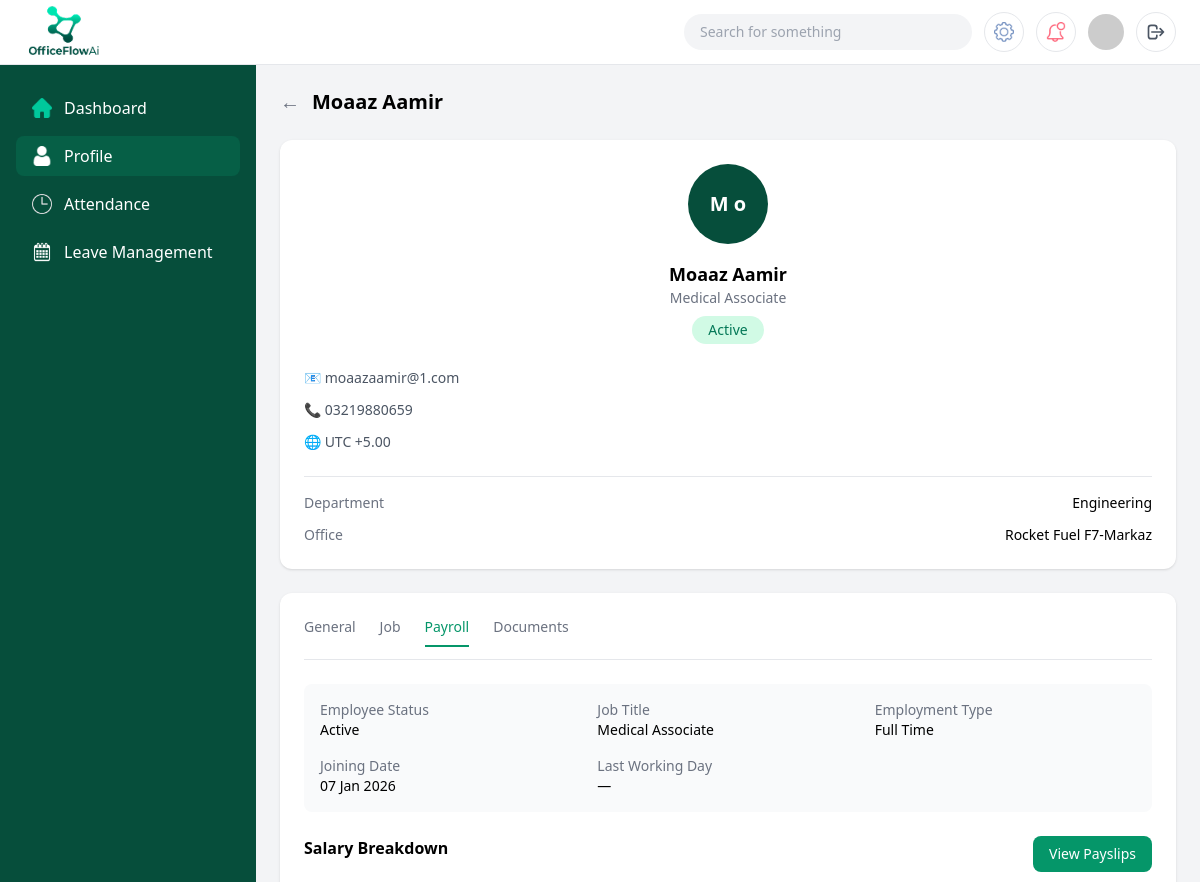
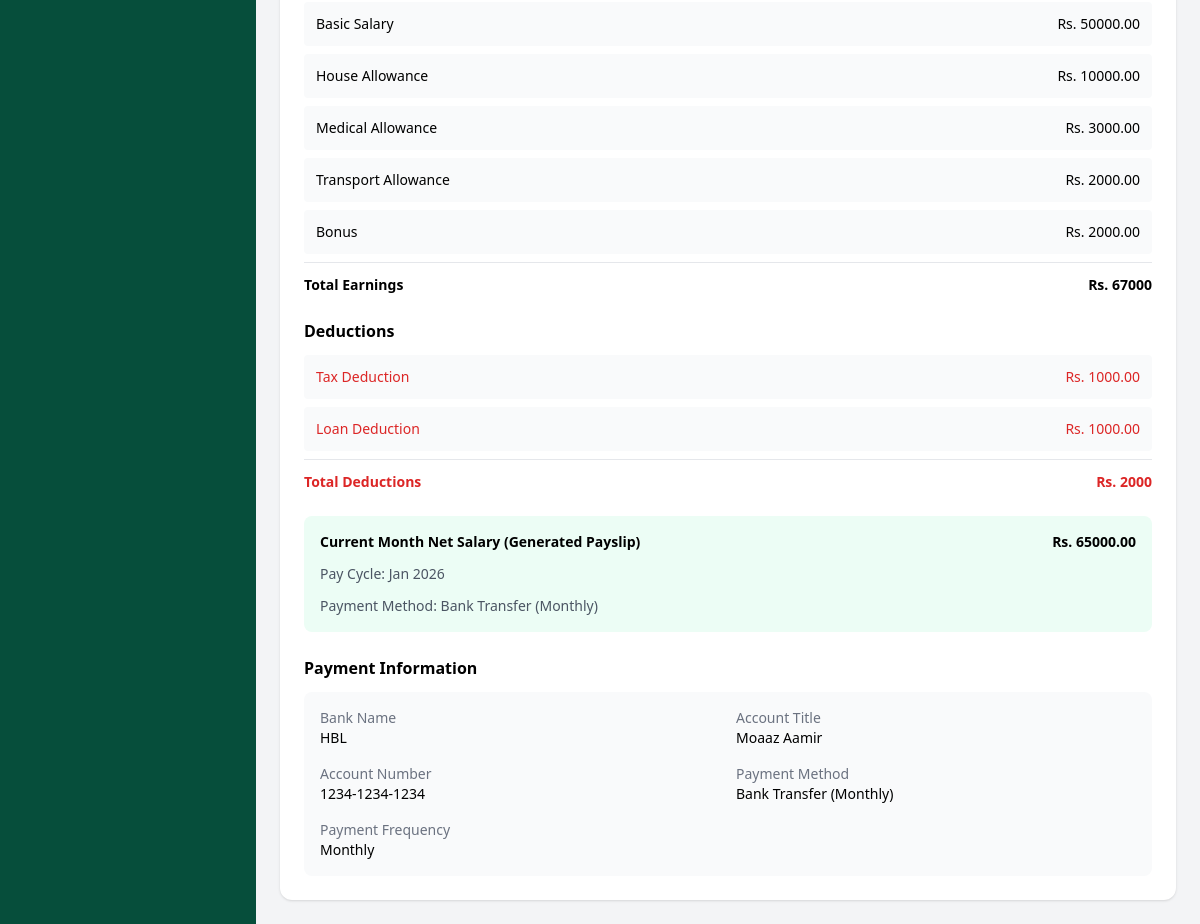
/employees/EMP-008/payroll/ (signed in), run on the app's committed database (2 pictures, top to bottom).
### core/models.py (models this page shows)
class EmployeeProfile(models.Model):
    user = models.OneToOneField(User, on_delete=models.CASCADE)
    employee_id = models.CharField(max_length=20, unique=True)
    department = models.CharField(
        max_length=30,
        choices=[
            ('ENGINEERING', 'Engineering'),
            ('PROCUREMENT', 'Procurement'),
            ('FINANCE', 'Finance'),
            ('CONSTRUCTION', 'Construction'),
            ('HSE', 'HSE'),
        ]
    )
    job_title = models.CharField(max_length=100)
    office = models.CharField(max_length=100, blank=True)
    employment_type = models.CharField(
        max_length=20,
        choices=[
            ('FULL_TIME', 'Full Time'),
            ('PART_TIME', 'Part Time'),
            ('CONTRACT', 'Contract'),
        ]
    )
    status = models.CharField(
        max_length=20,
        choices=[
            ('ACTIVE', 'Active'),
            ('INACTIVE', 'Inactive'),
            ('TERMINATED', 'Terminated'),
        ],
        default='ACTIVE'
    )
    join_date = models.DateField()
    exit_date = models.DateField(null=True, blank=True)
    created_at = models.DateTimeField(auto_now_add=True)

class EmployeePersonalInfo(models.Model):
    employee = models.OneToOneField(EmployeeProfile, on_delete=models.CASCADE)
    full_name = models.CharField(max_length=150)
    gender = models.CharField(
        max_length=10,
        choices=[('MALE','Male'), ('FEMALE','Female'), ('OTHER','Other')]
    )
    date_of_birth = models.DateField()
    marital_status = models.CharField(max_length=20)
    email = models.EmailField()
    phone_number = models.CharField(max_length=20)
    personal_id = models.CharField(max_length=50)  # CNIC / Passport
    emergency_contact = models.CharField(max_length=20)
    timezone = models.CharField(max_length=50, default='UTC+5')

class SalaryComponent(models.Model):
    COMPONENT_TYPE = [
        ('EARNING', 'Earning'),
        ('DEDUCTION', 'Deduction'),
    ]
    employee = models.ForeignKey(EmployeeProfile, on_delete=models.CASCADE)
    name = models.CharField(max_length=100)
    amount = models.DecimalField(max_digits=10, decimal_places=2)
    component_type = models.CharField(max_length=10, choices=COMPONENT_TYPE)

class Payroll(models.Model):
    employee = models.ForeignKey(EmployeeProfile, on_delete=models.CASCADE)
    period_start = models.DateField()
    period_end = models.DateField()
    total_earnings = models.DecimalField(max_digits=10, decimal_places=2)
    total_deductions = models.DecimalField(max_digits=10, decimal_places=2)
    net_salary = models.DecimalField(max_digits=10, decimal_places=2)
    payment_method = models.CharField(max_length=50)
    payment_date = models.DateField()
    created_at = models.DateTimeField(auto_now_add=True)

class BankDetail(models.Model):
    employee = models.OneToOneField(EmployeeProfile, on_delete=models.CASCADE)
    bank_name = models.CharField(max_length=100)
    account_title = models.CharField(max_length=100)
    account_number = models.CharField(max_length=50)
    iban = models.CharField(max_length=50)
    payment_frequency = models.CharField(
        max_length=20,
        choices=[('MONTHLY','Monthly'), ('WEEKLY','Weekly')]
    )

### core/views.py (the view)
def employee_payroll_view(request, employee_id):
    if not can_access_employee(request.user, employee_id):
        messages.error(request, "You don't have permission to access this page.")
        return redirect("login")
    employee = _get_employee_or_404(employee_id)
    earnings = SalaryComponent.objects.filter(employee=employee, component_type="EARNING")
    deductions = SalaryComponent.objects.filter(employee=employee, component_type="DEDUCTION")
    bank = getattr(employee, "bankdetail", None)
    _ensure_current_month_payroll(employee)
    payroll_history = Payroll.objects.filter(employee=employee).order_by("-payment_date")
    last_pay = payroll_history.first()
    from django.db.models import Sum
    earnings_total = earnings.aggregate(total=Sum("amount"))["total"] or 0
    deductions_total = deductions.aggregate(total=Sum("amount"))["total"] or 0
    calculated_net_salary = earnings_total - deductions_total
    context = {
        "employee": employee,
        "earnings": earnings,
        "deductions": deductions,
        "bank": bank,
        "payroll_history": payroll_history,
        "last_pay": last_pay,
        "earnings_total": earnings_total,
        "deductions_total": deductions_total,
        "calculated_net_salary": calculated_net_salary,
    }
    return render(request, "employeePages/employee3.html", context)

### core/templates/employeePages/employee3.html (shortened to what this page needs)
{% load static %}
<!DOCTYPE html>
<html lang="en">
  <head>
    <script src="https://cdn.tailwindcss.com"></script>
  </head>
  <body class="bg-gray-100">
    <header class="fixed top-0 left-0 right-0 z-50 bg-white border-b">
      <div class="flex items-center justify-between px-6 h-16">
        <img
          src="{% static 'assets/img/brand/OfficeFlowAi.png' %}"
          class="h-20 w-20"
          alt="OfficeFlowAi Logo"
        />
        <div class="flex items-center gap-3">
          <div
            class="hidden md:flex items-center bg-gray-100 rounded-full px-4 py-2 w-72"
          >
            <input
              type="text"
              placeholder="Search for something"
              class="bg-transparent outline-none text-sm w-full"
            />
          </div>
          <button
            class="w-10 h-10 flex items-center justify-center border rounded-full"
          >
            <img
              src="{% static 'assets/img/icons/common/settings 1.png' %}"
              class="w-5"
              alt="Settings"
            />
          </button>
          <button
            class="w-10 h-10 flex items-center justify-center border rounded-full"
          >
            <img
              src="{% static 'assets/img/icons/common/002-notification-1.png' %}"
              class="w-5"
              alt="Notifications"
            />
          </button>
          <img
            src="https://i.pravatar.cc/40"
            class="w-9 h-9 rounded-full"
            alt="User Avatar"
          />
          <a
            href="{% url 'logout' %}"
            class="w-10 h-10 border rounded-full flex items-center justify-center hover:bg-gray-100 text-gray-600"
            title="Logout"
          >
            <svg class="w-5 h-5" fill="none" stroke="currentColor" viewBox="0 0 24 24">
              <path stroke-linecap="round" stroke-linejoin="round" stroke-width="2" d="M17 16l4-4m0 0l-4-4m4 4H7m6 4v1a3 3 0 01-3 3H6a3 3 0 01-3-3V7a3 3 0 013-3h4a3 3 0 013 3v1"></path>
            </svg>
          </a>
        </div>
      </div>
    </header>
    <div class="flex pt-16">
      <aside
        class="hidden lg:block w-64 bg-emerald-900 min-h-screen fixed text-white"
      >
        <nav class="px-4 py-6 space-y-2">
          <a
            href="{% url 'employee_dashboard' employee.employee_id %}"
            class="flex items-center gap-3 px-4 py-2 rounded-lg hover:bg-emerald-800"
          >
            <img
              src="{% static 'assets/img/icons/common/home 2.png' %}"
              class="w-5"
              alt="Dashboard"
            />
            Dashboard
          </a>
          <a
            href="{% url 'employee_general' employee.employee_id %}"
            class="flex items-center gap-3 px-4 py-2 rounded-lg bg-emerald-800"
          >
            <img
              src="{% static 'assets/img/icons/common/user 3 1.png' %}"
              class="w-5"
              alt="Employees"
            />
            Profile
          </a>
          <a
            href="{% url 'employee_attendance' employee.employee_id %}"
            class="flex items-center gap-3 px-4 py-2 rounded-lg hover:bg-emerald-800"
          >
            <img
              src="{% static 'assets/img/icons/common/clock.png' %}"
              class="w-5 filter invert"
              alt="Attendance"
            />
            Attendance
          </a>
          <a
            href="{% url 'employee_leaves' employee.employee_id %}"
            class="flex items-center gap-3 px-4 py-2 rounded-lg hover:bg-emerald-800"
          >
            <img
              src="{% static 'assets/img/icons/common/calendar.png' %}"
              class="w-5"
              alt="Leave Management"
            />
            Leave Management
          </a>
        </nav>
      </aside>
      <main class="flex-1 lg:ml-64 p-6">
        <div class="flex items-center gap-3 mb-6">
          <button class="text-gray-500 text-xl" onclick="history.back()">
            &#8592;
          </button>
          <h1 class="text-xl font-semibold">
            {{ employee.employeepersonalinfo.full_name }}
          </h1>
        </div>
        <div class="grid grid-cols-1 xl:grid-cols-3 gap-6">
          <div class="bg-white rounded-xl shadow p-6 self-start">
            <div class="flex flex-col items-center text-center">
              <div
                class="w-20 h-20 rounded-full flex items-center justify-center text-xl font-semibold text-white mb-4"
                style="background-color: #064e3b"
              >
                {{ employee.employeepersonalinfo.full_name|slice:":1" }}
                {{employee.employeepersonalinfo.full_name|slice:"1:2" }}
              </div>
              <h2 class="font-semibold text-lg">
                {{ employee.employeepersonalinfo.full_name }}
              </h2>
              <p class="text-sm text-gray-500">{{ employee.job_title }}</p>
              <span
                class="mt-2 px-4 py-1 text-sm bg-emerald-100 text-emerald-700 rounded-full"
                >{{ employee.get_status_display }}</span
              >
            </div>
            <div class="mt-6 space-y-3 text-sm text-gray-600">
              <div>📧 {{ employee.employeepersonalinfo.email }}</div>
              <div>📞 {{ employee.employeepersonalinfo.phone_number }}</div>
              <div>🌐 {{ employee.employeepersonalinfo.timezone }}</div>
            </div>
            <div class="border-t mt-6 pt-4 space-y-3 text-sm">
              <div class="flex justify-between">
                <span class="text-gray-500">Department</span>
                <span class="font-medium"
                  >{{employee.get_department_display|default:employee.department}}</span
                >
              </div>
              <div class="flex justify-between">
                <span class="text-gray-500">Office</span>
                <span class="font-medium">{{ employee.office }}</span>
              </div>
            </div>
          </div>
          <div class="xl:col-span-2 bg-white rounded-xl shadow p-6 space-y-6">
            <div class="border-b pb-3 flex gap-6 text-sm font-medium">
              <a
                href="{% url 'employee_general' employee.employee_id %}"
                class="text-gray-500"
                >General</a
              >
              <a
                href="{% url 'employee_job' employee.employee_id %}"
                class="text-gray-500"
                >Job</a
              >
              <span class="text-emerald-600 border-b-2 border-emerald-600 pb-2"
                >Payroll</span
              >
              <a
                href="{% url 'employee_documents' employee.employee_id %}"
                class="text-gray-500"
                >Documents</a
              >
            </div>
            <div
              class="grid grid-cols-1 md:grid-cols-3 gap-4 text-sm bg-gray-50 p-4 rounded-lg"
            >
              <div>
                <p class="text-gray-500">Employee Status</p>
                <p class="font-medium">{{ employee.get_status_display }}</p>
              </div>
              <div>
                <p class="text-gray-500">Job Title</p>
                <p class="font-medium">{{ employee.job_title }}</p>
              </div>
              <div>
                <p class="text-gray-500">Employment Type</p>
                <p class="font-medium">
                  {{ employee.get_employment_type_display }}
                </p>
              </div>
              <div>
                <p class="text-gray-500">Joining Date</p>
                <p class="font-medium">{{ employee.join_date|date:'d M Y' }}</p>
              </div>
              <div>
                <p class="text-gray-500">Last Working Day</p>
                <p class="font-medium">
                  {{ employee.exit_date|date:'d M Y'|default:'—' }}
                </p>
              </div>
            </div>
            <div>
              <div class="flex justify-between mb-3">
                <h3 class="font-semibold">Salary Breakdown</h3>
                <div class="flex gap-4 items-center">
                  <a
                    href="{% url 'employee_payslip_list' employee.employee_id %}"
                    class="bg-emerald-600 text-white px-4 py-2 rounded-lg text-sm inline-flex items-center"
                  >
                    View Payslips
                  </a>
                </div>
              </div>
              <div class="space-y-2 text-sm">
                {% for e in earnings %}
                <div class="flex justify-between bg-gray-50 p-3 rounded">
                  <span>{{ e.name }}</span><span>Rs. {{ e.amount }}</span>
                </div>
                {% empty %}
                <div class="flex justify-between bg-gray-50 p-3 rounded">
                  <span>No earnings defined</span><span>-</span>
                </div>
                {% endfor %}
                <div class="flex justify-between font-semibold border-t pt-3">
                  <span>Total Earnings</span
                  ><span>Rs. {{ earnings_total }}</span>
                </div>
              </div>
            </div>
            <div>
              <h3 class="font-semibold mb-3">Deductions</h3>
              <div class="space-y-2 text-sm">
                {% for d in deductions %}
                <div
                  class="flex justify-between bg-gray-50 p-3 rounded text-red-600"
                >
                  <span>{{ d.name }}</span><span>Rs. {{ d.amount }}</span>
                </div>
                {% empty %}
                <div
                  class="flex justify-between bg-gray-50 p-3 rounded text-red-600"
                >
                  <span>No deductions defined</span><span>-</span>
                </div>
                {% endfor %}
                <div
                  class="flex justify-between font-semibold border-t pt-3 text-red-600"
                >
                  <span>Total Deductions</span
                  ><span>Rs. {{ deductions_total }}</span>
                </div>
              </div>
            </div>
            <div class="bg-emerald-50 p-4 rounded-lg text-sm space-y-3">
              <div class="flex justify-between font-semibold">
                <span>Current Month Net Salary (Generated Payslip)</span>
                <span>
                  {% if last_pay %} Rs. {{ last_pay.net_salary }} {% else %} Rs.
                  0 {% endif %}
                </span>
              </div>
              <p class="text-gray-600">Pay Cycle: {% now "M Y" %}</p>
              <p class="text-gray-600">
                Payment Method: {% if last_pay %} {{ last_pay.payment_method }}
                {% else %} - {% endif %}
              </p>
            </div>
            <div>
              <h3 class="font-semibold mb-3">Payment Information</h3>
              <div
                class="grid grid-cols-1 md:grid-cols-2 gap-4 text-sm bg-gray-50 p-4 rounded-lg"
              >
                <div>
                  <p class="text-gray-500">Bank Name</p>
                  <p class="font-medium">{{ bank.bank_name }}</p>
                </div>
                <div>
                  <p class="text-gray-500">Account Title</p>
                  <p class="font-medium">{{ bank.account_title }}</p>
                </div>
                <div>
                  <p class="text-gray-500">Account Number</p>
                  <p class="font-medium">{{ bank.account_number }}</p>
                </div>
                <div>
                  <p class="text-gray-500">Payment Method</p>
                  <p class="font-medium">
                    {% if last_pay %} {{ last_pay.payment_method }} {% else %} -
                    {% endif %}
                  </p>
                </div>
                <div>
                  <p class="text-gray-500">Payment Frequency</p>
                  <p class="font-medium">
                    {{ bank.get_payment_frequency_display }}
                  </p>
                </div>
              </div>
            </div>
          </div>
        </div>
      </main>
    </div>
  </body>
</html>

### data on the page
EmployeeProfile: employeepersonalinfo.full_name "Moaaz Aamir", employeepersonalinfo.full_name "M", employeepersonalinfo.full_name "o", job_title "Medical Associate", status "Active", employeepersonalinfo.email "moaazaamir@1.com", employeepersonalinfo.phone_number "03219880659", employeepersonalinfo.timezone "UTC +5.00", department "Engineering", office "Rocket Fuel F7-Markaz", employment_type "Full Time", join_date "07 Jan 2026", exit_date "—"
SalaryComponent: name "Basic Salary", amount "50000.00"
SalaryComponent: name "House Allowance", amount "10000.00"
SalaryComponent: name "Medical Allowance", amount "3000.00"
SalaryComponent: name "Transport Allowance", amount "2000.00"
SalaryComponent: name "Bonus", amount "2000.00"
SalaryComponent: name "Tax Deduction", amount "1000.00"
SalaryComponent: name "Loan Deduction", amount "1000.00"
Payroll: net_salary "65000.00", payment_method "Bank Transfer (Monthly)"
BankDetail: bank_name "HBL", account_title "Moaaz Aamir", account_number "1234-1234-1234", payment_frequency "Monthly"

### other printed values
{{ earnings_total }} "67000"
{{ deductions_total }} "2000"
